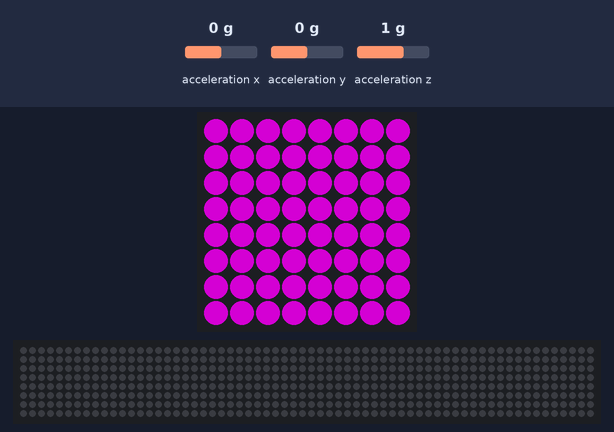
The program below on a simulated Raspberry Pi (BCM pin numbers) with a Sense HAT. Shown: the Sense HAT's 8×8 RGB LED matrix, a strip that is not on the board, showing the scrolling text unrolled. Inputs (shaded band) come from the test bench; at power-on: acceleration x 0 g, acceleration y 0 g, acceleration z 1 g. Dim RGB values are drawn brighter than linear; random numbers come from a fixed seed; the 64×8 strip is a reading aid, not a part: it shows the text the matrix is scrolling, unrolled, one strip-width of it at a time.

Above: at 8.4 s.
10.6 s: acceleration x set to -3.4 g
At 10.67 s:
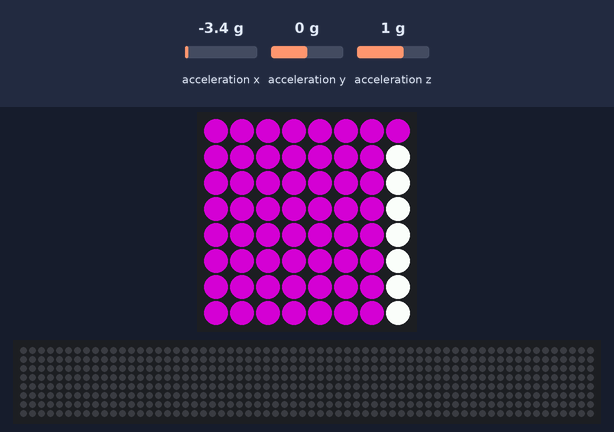
At 11.03 s:
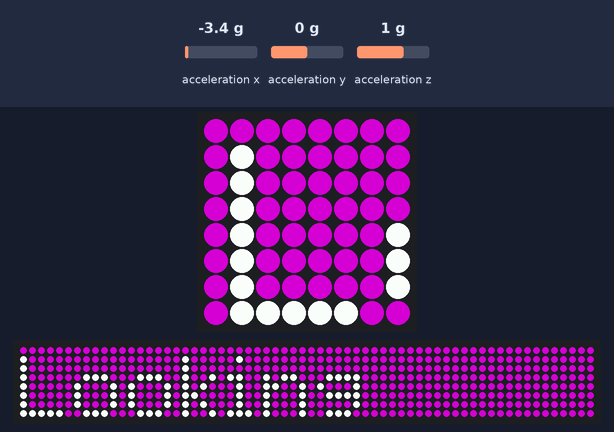

The program:

magic8ball.py
```python
from random import choice
from time import sleep
from sense_hat import SenseHat

sense = SenseHat()

I = (255, 255, 255) # White
X = (0, 0, 0) # Black
O = (128, 0, 128) # Purple

ball_pixels = [
    O, O, O, O, O, O, O, O,
    O, O, X, X, X, X, O, O,
    O, X, X, I, I, X, X, O,
    O, X, I, I, I, I, X, O,
    O, X, I, I, I, I, X, O,
    O, X, X, I, I, X, X, O,
    O, O, X, X, X, X, O, O,
    O, O, O, O, O, O, O, O
]

sense.set_pixels(ball_pixels)
sleep(3)

sense.show_message("Ask a Question", text_colour=(255, 255, 255), back_colour=(128, 0, 128), scroll_speed=0.06)
sleep(1)

replies = ['Signs point to yes',
           'without a doubt',
           'You may rely on it',
           'Do not count on it',
           'Looking good',
           'Cannot Predict now',
           'It is decidedly so',
           'Outlook not so good',
           'Your trashcan has a better chance',
           'Maybe...',
           'Probably.',
           'Yep',
           'Nope',
           'I dont know',
           'I suppose',
           'I guess',
           'Whatever you say'
           ]

while True:
    x, y, z = sense.get_accelerometer_raw().values()

    x = abs(x)
    y = abs(y)
    z = abs(z)

    if x > 2 or y > 2 or z > 2 :
        sense.show_message(choice(replies), text_colour=(255, 255, 255), back_colour=(128, 0, 128), scroll_speed=0.06)
    else:
        sense.clear()

sense.show_message(choice(replies), text_colour=(255, 255, 255), back_colour=(128, 0, 128), scroll_speed=0.06)
```

Measured:
- after the input at 10.6 s, the LEDs: first change at once (image 1 shows a later state)
- what the display in image 0 shows lasts 1.0 s, from 8.4 s to 9.4 s
